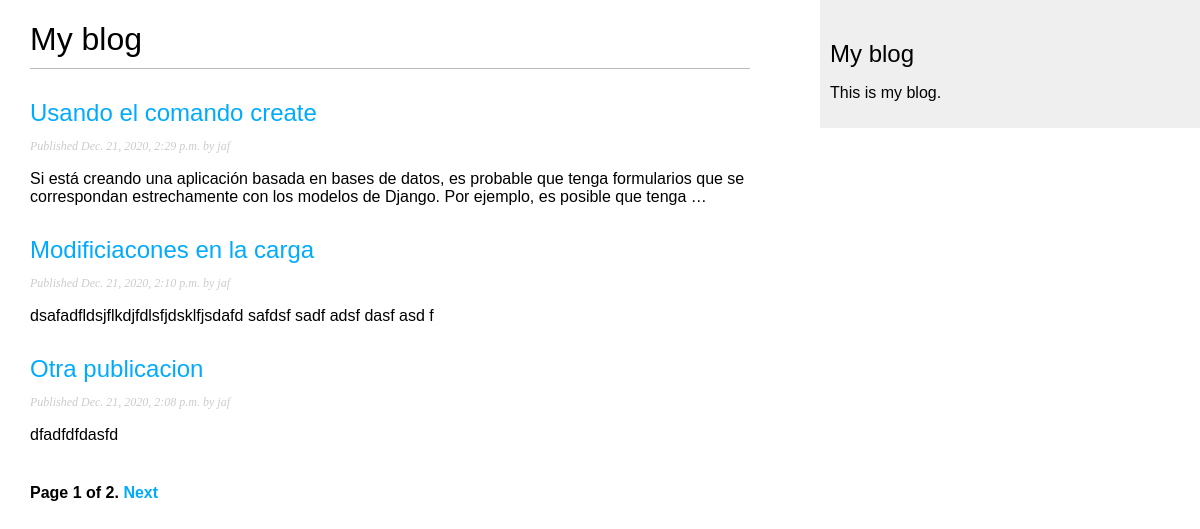
Screenshot of /blog/ with the database file from the repository.
### blog/models.py (models this page shows, shortened)
class Post(models.Model):
    def get_absolute_url(self):
        return reverse('blog:post_detail',
                       args=[
                           self.publish.year,
                           self.publish.month,
                           self.publish.day,
                           self.slug
                       ])
    STATUS_CHOICE = (
        ('draft', 'Draft'),
        ('published', 'Published')
    )
    title = models.CharField(max_length=250)
    slug = models.SlugField(max_length=250, unique_for_date='publish')
    author = models.ForeignKey(User, on_delete=models.CASCADE, related_name='blog_posts')
    body = models.TextField()
    publish = models.DateTimeField(default=timezone.now)
    created = models.DateTimeField(auto_now_add=True)
    updated = models.DateTimeField(auto_now=True)
    status = models.CharField(max_length=10, choices=STATUS_CHOICE, default='draft')
    class Meta:
        ordering = ('-publish',)

### blog/views.py (the view)
# urls.py: path('', views.PostlistView.as_view(), name='post_list'),
class PostlistView(ListView):
    queryset = Post.objects.all()
    context_object_name = 'posts'
    paginate_by = 3
    template_name = 'blog/post/list.html'

### blog/templates/blog/post/list.html (shortened to what this page needs)
{% extends 'blog/base.html' %}
{% block content %}
    <h1>My blog</h1>
    {% for post in posts %}
        <h2>
            <a href="{{ post.get_absolute_url }}">
                {{ post.title }}
            </a>
        </h2>
        <p class="date">
            Published {{ post.publish }} by {{ post.author }}
        </p>
        {{ post.body|truncatewords:30|linebreaks }}
    {% endfor %}
    {% include "pagination.html" with page=page_obj %}
{% endblock %}

### blog/templates/blog/base.html (shortened to what this page needs)
{% load static %}
<!DOCTYPE html>
<html>
<head>
  <link href="{% static "css/blog.css" %}" rel="stylesheet">
</head>
<body>
  <div id="content">
    {% block content %}
    {% endblock %}
  </div>
  <div id="sidebar">
    <h2>My blog</h2>
    <p>This is my blog.</p>
  </div>
</body>
</html>

### blog/templates/pagination.html (shortened to what this page needs)
<div class="pagination">
  <span class="step-links">
    <span class="current">
      Page {{ page.number }} of {{ page.paginator.num_pages }}.
    </span>
    {% if page.has_next %}
      <a href="?page={{ page.next_page_number }}">Next</a>
    {% endif %}
  </span>
</div>

### blog/static/css/blog.css (style rules this page uses)
body { margin:0; padding:0; font-family:helvetica, sans-serif; }
a { color:#00abff; text-decoration:none; }
h1 { font-weight:normal; border-bottom:1px solid #bbb; padding:0 0 10px 0; }
h2 { font-weight:normal; margin:30px 0 0; }
#content { float:left; width:60%; padding:0 0 0 30px; }
#sidebar { float:right; width:30%; padding:10px; background:#efefef; height:100%; }
p.date { color:#ccc; font-family: georgia, serif; font-size: 12px; font-style: italic; }
.pagination { margin:40px 0; font-weight:bold; }

### rows the page displays
Post: title "Usando el comando create", publish "Dec. 21, 2020, 2:29 p.m.", author "jaf", body "Si está creando una aplicación basada en bases de datos, es probable que tenga formularios que se correspondan estrechamente con los modelos de Django. Por ejemplo, es posible que tenga …"
Post: title "Modificiacones en la carga", publish "Dec. 21, 2020, 2:10 p.m.", author "jaf", body "dsafadfldsjflkdjfdlsfjdsklfjsdafd safdsf sadf adsf dasf asd f"
Post: title "Otra publicacion", publish "Dec. 21, 2020, 2:08 p.m.", author "jaf", body "dfadfdfdasfd"

### other values shown
{{ page.number }} "1"
{{ page.paginator.num_pages }} "2"
